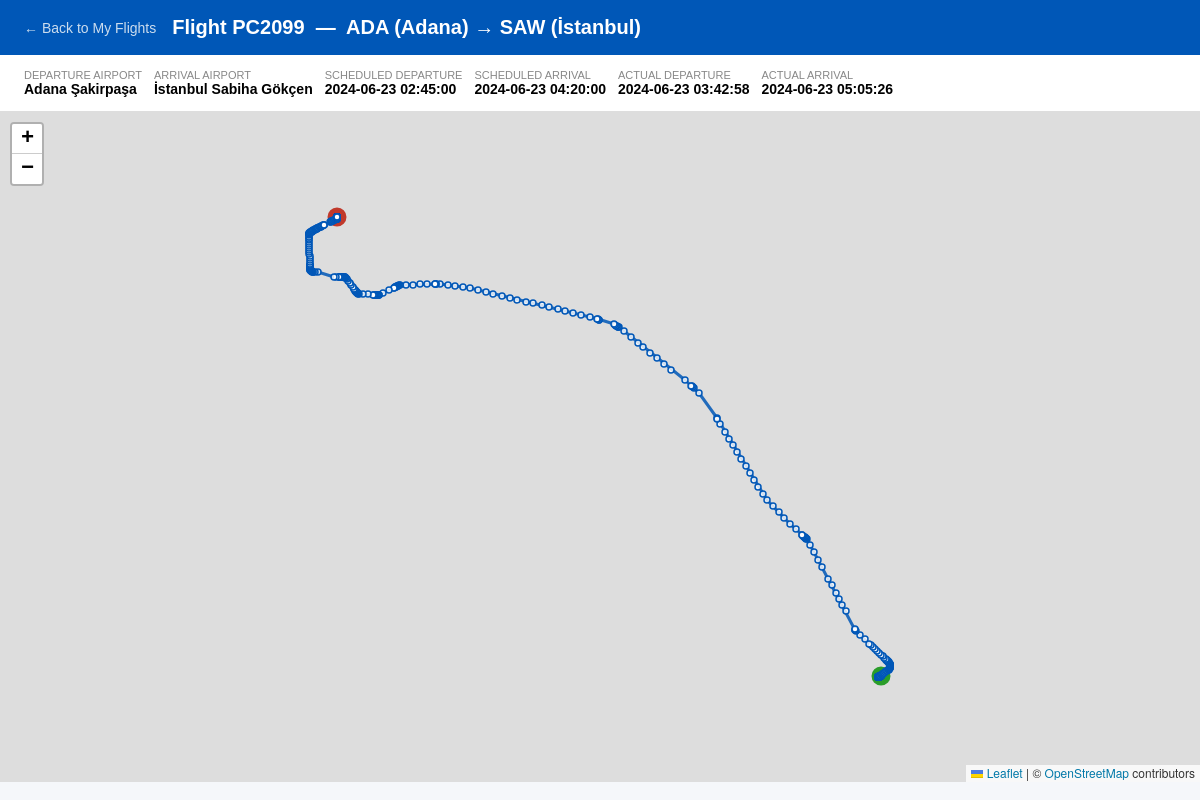
The page /project/user/flight_path.php?flightNumber=PC2099&scheduledDeparture=2024-06-23+02:45:00 (signed in) on the database its author committed.
### tables this page shows
CREATE TABLE flight (
  aircraftRegistration varchar(8),  
  departedAirport varchar(6) NOT NULL,  
  arrivedAirport varchar(6) NOT NULL,  
  flightNumber varchar(6) NOT NULL,  
  scheduledDeparture datetime NOT NULL,  
  scheduledArrival datetime NOT NULL,  
  actualDeparture datetime NOT NULL,  
  actualArrival datetime NOT NULL,  
  PRIMARY KEY (flightNumber, scheduledDeparture),
  CONSTRAINT flightFliesFrom FOREIGN KEY (departedAirport) REFERENCES airport (codeICAO),
  CONSTRAINT flightFliesTo FOREIGN KEY (arrivedAirport) REFERENCES airport (codeICAO),
  CONSTRAINT flightUsesAircraft FOREIGN KEY (aircraftRegistration) REFERENCES aircraft (registration) ON UPDATE CASCADE
);

CREATE TABLE airport (
  latitude float(11) NOT NULL,  
  longitude float(11) NOT NULL,  
  codeICAO varchar(4) PRIMARY KEY NOT NULL,  
  codeIATA varchar(3),  
  runways varchar(100) NOT NULL,  
  pname varchar(100) NOT NULL,  
  city varchar(100) NOT NULL,  
  country varchar(2) NOT NULL,  
  avgAircraftToRunway int(11),  
  avgGateToAircraftByBus int(11)  
);

### project/user/flight_path.php (the view, shortened to what this page needs)
<?php
$flightNumber       = isset($_GET['flightNumber'])       ? trim($_GET['flightNumber'])       : '';
$scheduledDeparture = isset($_GET['scheduledDeparture']) ? trim($_GET['scheduledDeparture']) : '';
$host   = "127.0.0.1";
$dbname = "flightdiary306";
$dbuser = "root";
$dbpass = "";
try {
    $pdo = new PDO("mysql:host=$host;dbname=$dbname;charset=utf8mb4", $dbuser, $dbpass);
    $pdo->setAttribute(PDO::ATTR_ERRMODE, PDO::ERRMODE_EXCEPTION);
    $flightStmt = $pdo->prepare("
        SELECT
            f.flightNumber,
            f.scheduledDeparture,
            f.scheduledArrival,
            f.actualDeparture,
            f.actualArrival,
            dep.pname    AS depName,
            dep.city     AS depCity,
            dep.codeIATA AS depIATA,
            dep.latitude AS depLat,
            dep.longitude AS depLng,
            arr.pname    AS arrName,
            arr.city     AS arrCity,
            arr.codeIATA AS arrIATA,
            arr.latitude AS arrLat,
            arr.longitude AS arrLng
        FROM flight f
        JOIN airport dep ON dep.codeICAO = f.departedAirport
        JOIN airport arr ON arr.codeICAO = f.arrivedAirport
        WHERE f.flightNumber = ?
          AND f.scheduledDeparture = ?
        LIMIT 1
    ");
    $flightStmt->execute([$flightNumber, $scheduledDeparture]);
    $flight = $flightStmt->fetch(PDO::FETCH_ASSOC);
    $pathStmt = $pdo->prepare("
        SELECT latitude, longitude, altitude, speed, heading, epochTimestamp
        FROM path
        WHERE flightNumber = ?
        ORDER BY epochTimestamp ASC
    ");
    $pathStmt->execute([$flightNumber]);
    $pathPoints = $pathStmt->fetchAll(PDO::FETCH_ASSOC);
} catch (PDOException $e) {
    die("Database error: " . $e->getMessage());
}
?>
<!DOCTYPE html>
<html lang="en">
<head>
    <link rel="stylesheet" href="https://unpkg.com/leaflet@1.9.4/dist/leaflet.css" />
</head>
<body>
<header>
    <a href="tickets.php">&larr; Back to My Flights</a>
    <h1>
        Flight <?php echo htmlspecialchars($flightNumber); ?> &nbsp;&mdash;&nbsp;
        <?php echo htmlspecialchars($flight['depIATA'] . ' (' . $flight['depCity'] . ')'); ?>
        &rarr;
        <?php echo htmlspecialchars($flight['arrIATA'] . ' (' . $flight['arrCity'] . ')'); ?>
    </h1>
</header>
<div class="info-bar">
    <div class="info-item">
        <span>Departure Airport</span>
        <span><?php echo htmlspecialchars($flight['depName']); ?></span>
    </div>
    <div class="info-item">
        <span>Arrival Airport</span>
        <span><?php echo htmlspecialchars($flight['arrName']); ?></span>
    </div>
    <div class="info-item">
        <span>Scheduled Departure</span>
        <span><?php echo htmlspecialchars($flight['scheduledDeparture']); ?></span>
    </div>
    <div class="info-item">
        <span>Scheduled Arrival</span>
        <span><?php echo htmlspecialchars($flight['scheduledArrival']); ?></span>
    </div>
    <div class="info-item">
        <span>Actual Departure</span>
        <span><?php echo htmlspecialchars($flight['actualDeparture']); ?></span>
    </div>
    <div class="info-item">
        <span>Actual Arrival</span>
        <span><?php echo htmlspecialchars($flight['actualArrival']); ?></span>
    </div>
</div>
<?php if (empty($pathPoints)): ?>
    <div class="no-path">No flight path data available for this flight.</div>
<?php else: ?>
    <div id="map"></div>
<?php endif; ?>
</body>
</html>

### project/user/flight_path.php (style rules this page uses)
* { box-sizing: border-box; margin: 0; padding: 0; }
body { font-family: Arial, sans-serif; background: #f5f7fa; }
header { background: #0057b7; color: #fff; padding: 16px 24px; display: flex; align-items: center; gap: 16px; }
header a { color: #cde; text-decoration: none; font-size: 14px; }
header h1 { font-size: 20px; }
.info-bar { display: flex; flex-wrap: wrap; gap: 12px; padding: 14px 24px; background: #fff; border-bottom: 1px solid #ddd; font-size: 14px; }
.info-item { display: flex; flex-direction: column; }
.info-item span:first-child { font-size: 11px; color: #888; text-transform: uppercase; }
.info-item span:last-child { font-weight: bold; }
#map { width: 100%; height: calc(100vh - 130px); }

### rows shown on the page
flight: departedAirport.city "ADA (Adana)", arrivedAirport.city "SAW (İstanbul)", departedAirport.pname "Adana Şakirpaşa", arrivedAirport.pname "İstanbul Sabiha Gökçen", scheduledDeparture "2024-06-23 02:45:00", scheduledArrival "2024-06-23 04:20:00", actualDeparture "2024-06-23 03:42:58", actualArrival "2024-06-23 05:05:26"

### other values the page prints
$flightNumber "PC2099"
